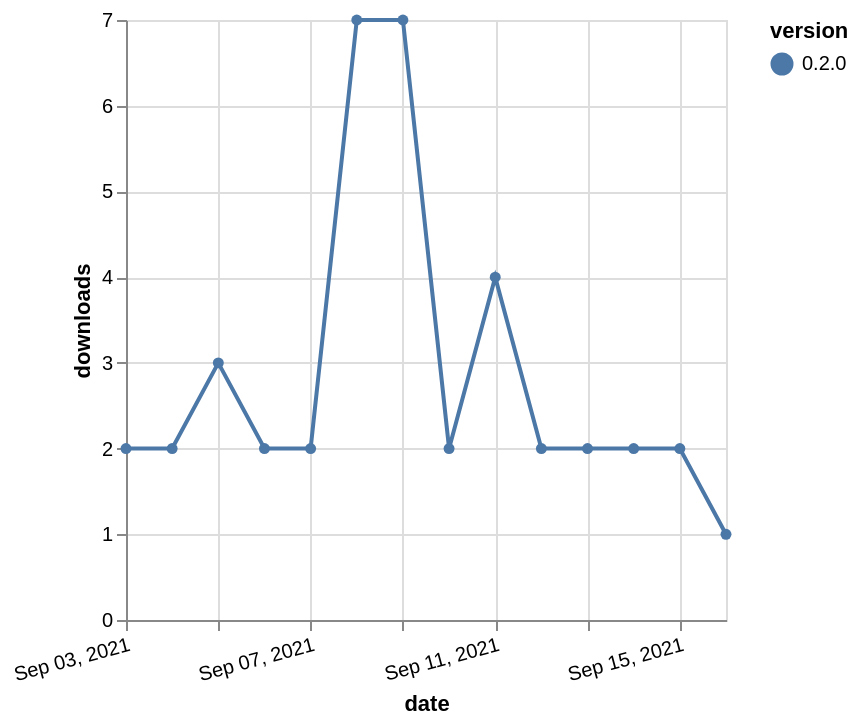

This figure's Vega-Lite source:
### Vega-Lite specification from a JSON file in a GitHub repository (floating-point values rounded to 4 significant figures)
{"$schema": "https://vega.github.io/schema/vega-lite/v5.json", "description": "A simple bar chart with embedded data.", "data": {"values": [{"date": "2021-09-03", "total": 2754, "delta": 2, "version": "0.2.0"}, {"date": "2021-09-04", "total": 2756, "delta": 2, "version": "0.2.0"}, {"date": "2021-09-05", "total": 2759, "delta": 3, "version": "0.2.0"}, {"date": "2021-09-06", "total": 2761, "delta": 2, "version": "0.2.0"}, {"date": "2021-09-07", "total": 2763, "delta": 2, "version": "0.2.0"}, {"date": "2021-09-08", "total": 2770, "delta": 7, "version": "0.2.0"}, {"date": "2021-09-09", "total": 2777, "delta": 7, "version": "0.2.0"}, {"date": "2021-09-10", "total": 2779, "delta": 2, "version": "0.2.0"}, {"date": "2021-09-11", "total": 2783, "delta": 4, "version": "0.2.0"}, {"date": "2021-09-12", "total": 2785, "delta": 2, "version": "0.2.0"}, {"date": "2021-09-13", "total": 2787, "delta": 2, "version": "0.2.0"}, {"date": "2021-09-14", "total": 2789, "delta": 2, "version": "0.2.0"}, {"date": "2021-09-15", "total": 2791, "delta": 2, "version": "0.2.0"}, {"date": "2021-09-16", "total": 2792, "delta": 1, "version": "0.2.0"}]}, "width": "container", "mark": {"type": "line", "point": {"filled": true}}, "encoding": {"x": {"field": "date", "type": "temporal", "timeUnit": "yearmonthdate", "title": "date", "axis": {"labelAngle": -15}}, "y": {"field": "delta", "type": "quantitative", "title": "downloads"}, "color": {"field": "version", "type": "nominal"}, "tooltip": {"field": "delta"}}}
